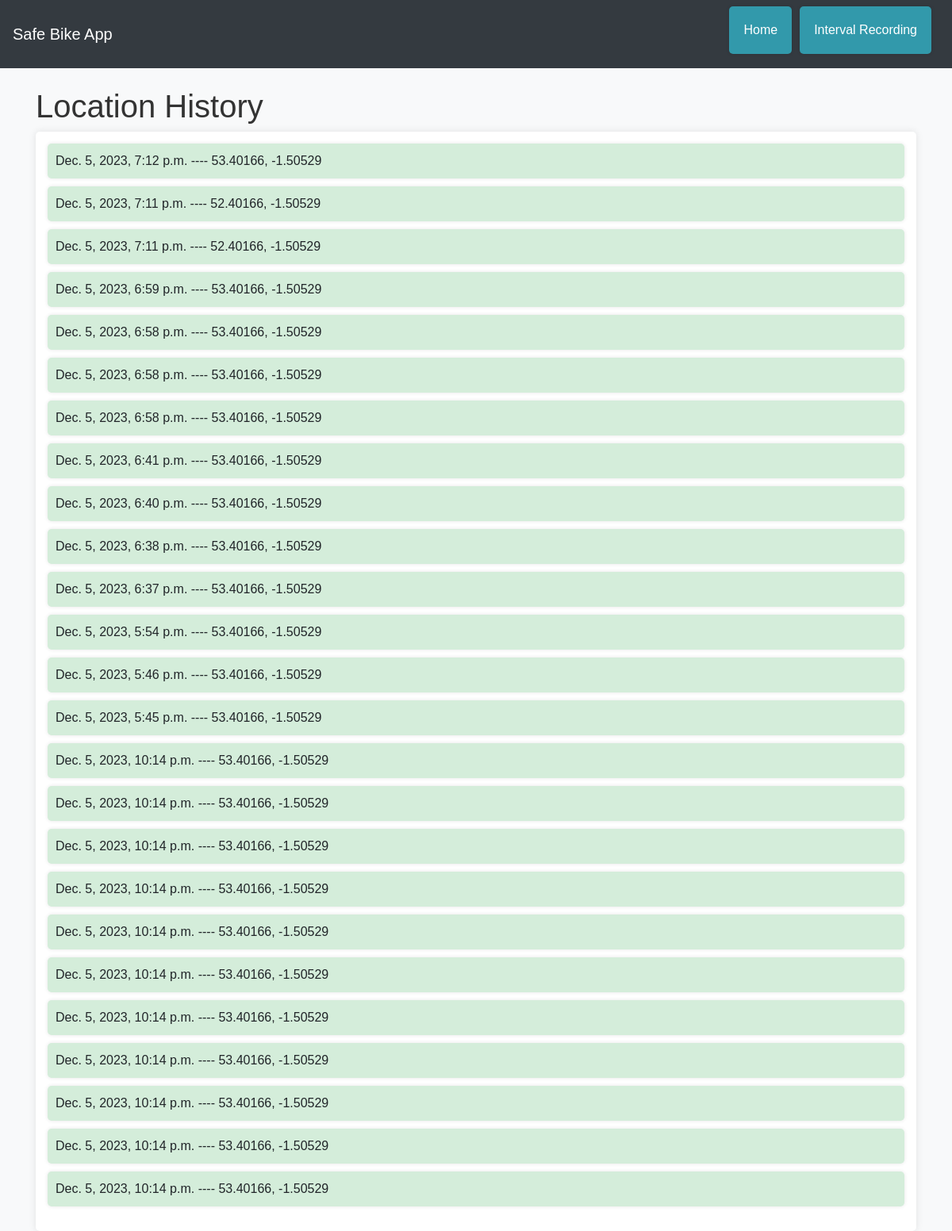
The app's page /location-history/ with its own data.
### gps/models.py (models this page shows, shortened)
class RecordedValue(models.Model):
    latitude = models.FloatField()
    longitude = models.FloatField()
    date = models.DateTimeField()
    interval = models.IntegerField(default=0)  # Add an interval field

### gps/views.py (the view)
# urls.py: path('location-history/', location_history, name='location_history'),
def location_history(request):
    recorded_values = RecordedValue.objects.all()
    return render(request, 'gps/location_history.html', {'recorded_values': recorded_values})

### gps/templates/gps/location_history.html (shortened to what this page needs)
<!DOCTYPE html>
<html lang="en">
<head>
    <link rel="stylesheet" href="https://stackpath.bootstrapcdn.com/bootstrap/4.5.2/css/bootstrap.min.css">
</head>
<body>
    <nav class="navbar navbar-expand-lg navbar-dark">
        <a class="navbar-brand" href="{% url 'home' %}">Safe Bike App</a>
        <div class="collapse navbar-collapse" id="navbarNav">
            <ul class="navbar-nav ml-auto" >
                <li class="nav-item" style="background-color: #3299ab;">
                    <a class="nav-link" href="{% url 'home' %}">Home</a>
                </li>
                <li class="nav-item" style="background-color: #3299ab;">
                    <a class="nav-link" href="{% url 'interval_recording' %}">Interval Recording</a>
                </li>
            </ul>
        </div>
    </nav>
    <div class="container">
        <h1 class="mt-4">Location History</h1>
        <div class="location-history-box">
            <ul>
                {% for value in recorded_values reversed %}
                    <li>
                        {% if value.date %}
                            {{ value.date }} ----
                        {% endif %}
                        {{ value.latitude }}, {{ value.longitude }}
                    </li>
                {% endfor %}
            </ul>
        </div>
    </div>

### gps/templates/gps/location_history.html (style rules this page uses)
body { font-family: 'Arial', sans-serif; background-color: #f8f9fa; }
.navbar { background-color: #343a40; }
.navbar-dark .navbar-brand, .navbar-dark .navbar-nav .nav-link { color: #fff; }
.navbar-nav .nav-item { margin-right: 10px; }
.navbar-nav .nav-link { color: #fff; transition: color 0.3s ease; }
.container { margin-top: 20px; }
h1 { color: #333; }
.location-history-box { background-color: #fff; border-radius: 5px; box-shadow: 0 0 10px rgba(0, 0, 0, 0.1); padding: 15px; }
ul { list-style-type: none; padding: 0; }
li { margin-bottom: 10px; padding: 10px; background-color: #d4edda; border-radius: 5px; box-shadow: 0 0 5px rgba(0, 0, 0, 0.1); }

### records on screen
RecordedValue: date "Dec. 5, 2023, 7:12 p.m.", latitude "53.40166", longitude "-1.50529"
RecordedValue: date "Dec. 5, 2023, 7:11 p.m.", latitude "52.40166", longitude "-1.50529"
RecordedValue: date "Dec. 5, 2023, 7:11 p.m.", latitude "52.40166", longitude "-1.50529"
RecordedValue: date "Dec. 5, 2023, 6:59 p.m.", latitude "53.40166", longitude "-1.50529"
RecordedValue: date "Dec. 5, 2023, 6:58 p.m.", latitude "53.40166", longitude "-1.50529"
RecordedValue: date "Dec. 5, 2023, 6:58 p.m.", latitude "53.40166", longitude "-1.50529"
RecordedValue: date "Dec. 5, 2023, 6:58 p.m.", latitude "53.40166", longitude "-1.50529"
RecordedValue: date "Dec. 5, 2023, 6:41 p.m.", latitude "53.40166", longitude "-1.50529"
RecordedValue: date "Dec. 5, 2023, 6:40 p.m.", latitude "53.40166", longitude "-1.50529"
RecordedValue: date "Dec. 5, 2023, 6:38 p.m.", latitude "53.40166", longitude "-1.50529"
RecordedValue: date "Dec. 5, 2023, 6:37 p.m.", latitude "53.40166", longitude "-1.50529"
RecordedValue: date "Dec. 5, 2023, 5:54 p.m.", latitude "53.40166", longitude "-1.50529"
RecordedValue: date "Dec. 5, 2023, 5:46 p.m.", latitude "53.40166", longitude "-1.50529"
RecordedValue: date "Dec. 5, 2023, 5:45 p.m.", latitude "53.40166", longitude "-1.50529"
RecordedValue: date "Dec. 5, 2023, 10:14 p.m.", latitude "53.40166", longitude "-1.50529"
RecordedValue: date "Dec. 5, 2023, 10:14 p.m.", latitude "53.40166", longitude "-1.50529"
RecordedValue: date "Dec. 5, 2023, 10:14 p.m.", latitude "53.40166", longitude "-1.50529"
RecordedValue: date "Dec. 5, 2023, 10:14 p.m.", latitude "53.40166", longitude "-1.50529"
RecordedValue: date "Dec. 5, 2023, 10:14 p.m.", latitude "53.40166", longitude "-1.50529"
RecordedValue: date "Dec. 5, 2023, 10:14 p.m.", latitude "53.40166", longitude "-1.50529"
RecordedValue: date "Dec. 5, 2023, 10:14 p.m.", latitude "53.40166", longitude "-1.50529"
RecordedValue: date "Dec. 5, 2023, 10:14 p.m.", latitude "53.40166", longitude "-1.50529"
RecordedValue: date "Dec. 5, 2023, 10:14 p.m.", latitude "53.40166", longitude "-1.50529"
RecordedValue: date "Dec. 5, 2023, 10:14 p.m.", latitude "53.40166", longitude "-1.50529"
RecordedValue: date "Dec. 5, 2023, 10:14 p.m.", latitude "53.40166", longitude "-1.50529"
